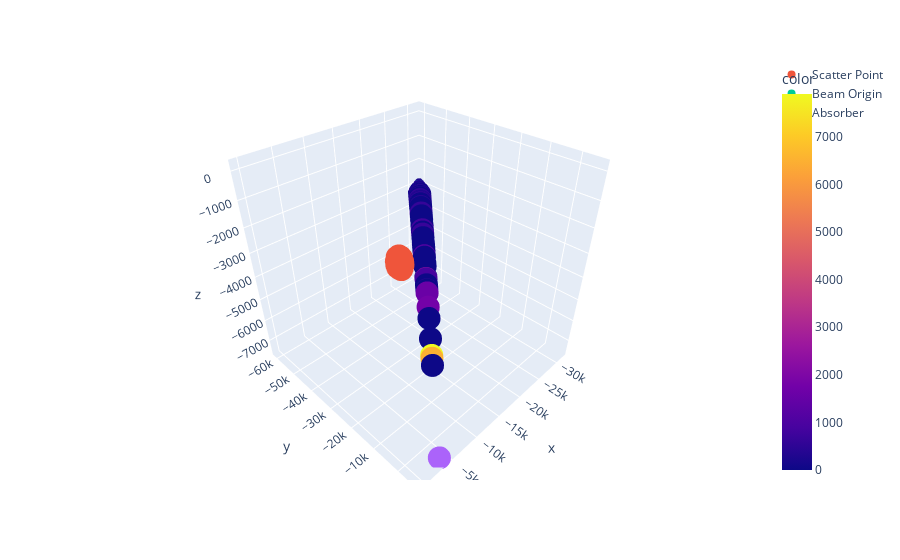

Write notebook code for a chart like this one.
### Markdown cell above
## Plotting the decay and scatter point

### Code cell
plot_decays_scatter(df, skip=10)

### Figure 1 — Plotly figure (JSON) as saved in the notebook; plotly's stock layout.template omitted (floating-point values rounded to 4 significant figures; data arrays with more than 128 entries replaced by an {"elided": "..."} marker saying what was removed)
{"data": [{"hovertemplate": "x=%{x}<br>y=%{y}<br>z=%{z}<br>color=%{marker.color}<extra></extra>", "legendgroup": "", "marker": {"color": {"elided": "188 float values"}, "coloraxis": "coloraxis", "symbol": "circle"}, "mode": "markers", "name": "", "scene": "scene", "showlegend": false, "type": "scatter3d", "x": {"elided": "188 float values"}, "y": {"elided": "188 float values"}, "z": {"elided": "188 float values"}}, {"mode": "markers", "name": "Scatter Point", "type": "scatter3d", "x": {"elided": "188 float values"}, "y": {"elided": "188 float values"}, "z": {"elided": "188 float values"}}, {"mode": "markers", "name": "Beam Origin", "type": "scatter3d", "x": [-31390.0], "y": [-60100.0], "z": [-3316.0]}, {"mode": "markers", "name": "Absorber", "type": "scatter3d", "x": [-3491.0], "y": [5871.0], "z": [-7509.0]}], "layout": {"coloraxis": {"colorbar": {"title": {"text": "color"}}, "colorscale": [[0, "#0d0887"], [0.1111, "#46039f"], [0.2222, "#7201a8"], [0.3333, "#9c179e"], [0.4444, "#bd3786"], [0.5556, "#d8576b"], [0.6667, "#ed7953"], [0.7778, "#fb9f3a"], [0.8889, "#fdca26"], [1, "#f0f921"]]}, "legend": {"tracegroupgap": 0}, "margin": {"t": 60}, "scene": {"domain": {"x": [0, 1], "y": [0, 1]}, "xaxis": {"title": {"text": "x"}}, "yaxis": {"title": {"text": "y"}}, "zaxis": {"title": {"text": "z"}}}}}
